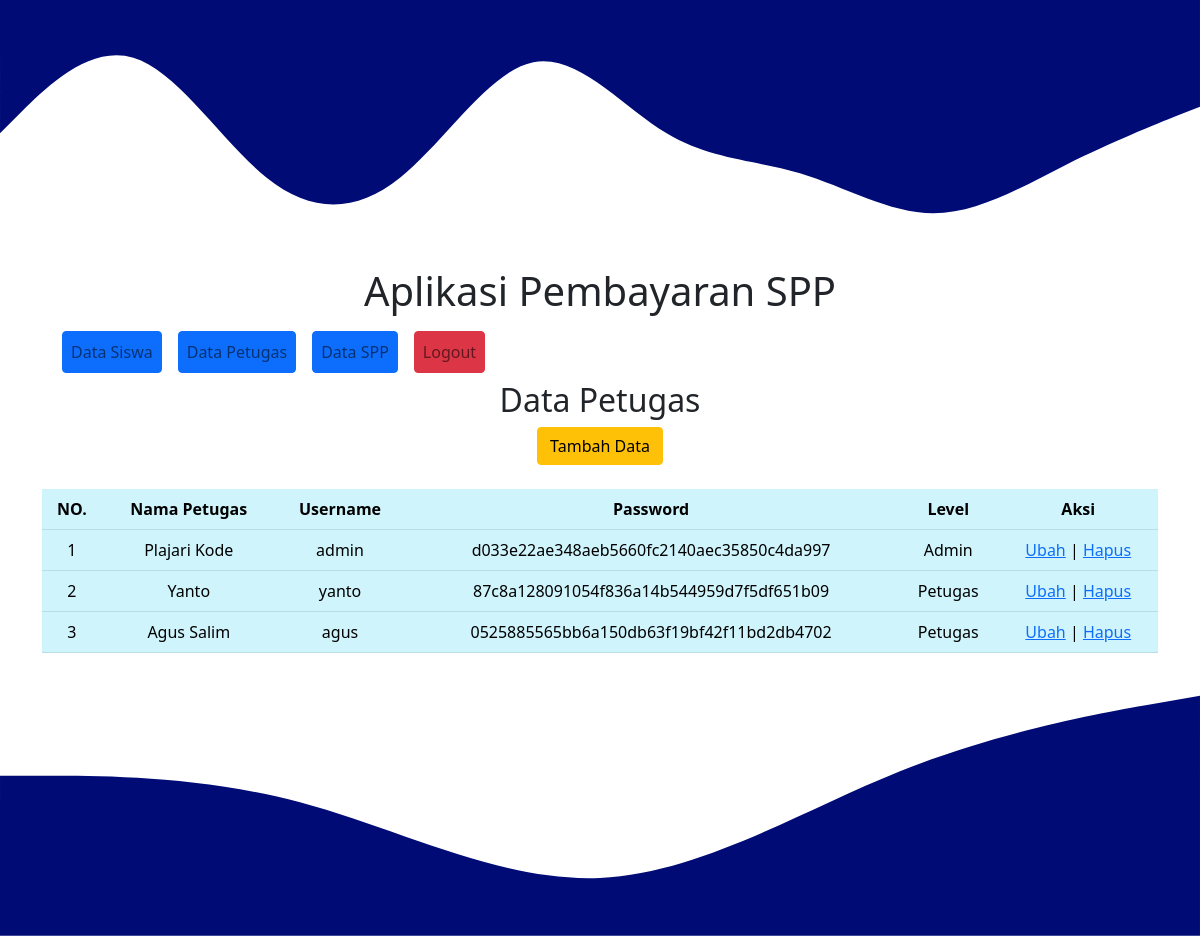
Screenshot of /includes/admin?p=petugas (signed in) with the database file from the repository.
### tables this page shows
CREATE TABLE `tb_petugas` (
  `id_petugas` int(11) NOT NULL,
  `username` varchar(25) NOT NULL,
  `password` varchar(60) NOT NULL,
  `nama_petugas` varchar(100) NOT NULL,
  `level` enum('Admin','Petugas') NOT NULL
);

### config/Koneksi.php (called while the page is built, shortened)
<?php
class Koneksi {
    var $host = 'localhost';
    var $user = 'root';
    var $pass = '';
    var $db_name = 'spp';
    public function __construct() {
        $this->konek = mysqli_connect($this->host, $this->user, $this->pass, $this->db_name);
    }
}

### includes/admin/Admin.php (called while the page is built, shortened)
<?php
require_once '../../config/Koneksi.php';
class Admin extends Koneksi {
    public function getDataPetugas($id) {
        $stmt = mysqli_query($this->konek, "SELECT * FROM tb_petugas WHERE id_petugas = '" . $id . "'");
        return $stmt;
    }
    public function getAllDataPetugas() {
        $stmt = mysqli_query($this->konek, "SELECT * FROM tb_petugas");
        return $stmt;
    }
}

### includes/admin/data-petugas.php (the view, shortened to what this page needs)
<h2>Data Petugas</h2>
<button type="button" class="btn btn-warning" href="?p=tambah-petugas">Tambah Data</button>
<br><br>
<table class="table table-info">
    <tr>
        <th>NO.</th>
        <th>Nama Petugas</th>
        <th>Username</th>
        <th>Password</th>
        <th>Level</th>
        <th>Aksi</th>
    </tr>
    <?php
    $no = 1;
    $rows = $admin->getAllDataPetugas();
    foreach ($rows as $row) :
    ?>
        <tr>
            <td><?= $no++; ?></td>
            <td><?= $row['nama_petugas']; ?></td>
            <td><?= $row['username']; ?></td>
            <td><?= $row['password']; ?></td>
            <td><?= $row['level']; ?></td>
            <td><a href="?p=ubah-petugas&id=<?= $row['id_petugas']; ?>">Ubah</a> | <a href="?p=hapus-petugas&id=<?= $row['id_petugas']; ?>" onclick="return confirm('Yakin data ini akan dihapus?')">Hapus</a></td>
        </tr>
    <?php
    endforeach;
    ?>
</table>

### includes/admin/header.php (shortened to what this page needs)
<?php
require_once 'Admin.php';
$admin = new Admin;
$id = $_SESSION['id'];
$data = $admin->getDataPetugas($id);
?>
<!DOCTYPE html>
<html lang="en">
<head>
    <link href="https://cdn.jsdelivr.net/npm/bootstrap@5.1.3/dist/css/bootstrap.min.css" rel="stylesheet">
</head>
<body>
    <div class="container text-center">
        <h1 href="#">Aplikasi Pembayaran SPP</h1>
        <nav class="navbar navbar-expand-lg navbar-light ">
            <div class="container-fluid">
                <div class="collapse navbar-collapse" id="navbarNav">
                    <ul class="navbar-nav">
                        <li class="nav-item px-2">
                            <a class="nav-link btn btn-primary" href="?p=siswa">Data Siswa</a>
                        </li>
                        <li class="nav-item px-2">
                            <a class="nav-link btn btn-primary" href="?p=petugas">Data Petugas</a>
                        </li>
                        <li class="nav-item px-2">
                            <a class="nav-link btn btn-primary" href="?p=spp">Data SPP</a>
                        </li>
                        <li class="nav-item px-2">
                            <a class="nav-link btn btn-danger" href="?p=logout">Logout</a>
                        </li>
                    </ul>
                </div>
            </div>
        </nav>

### includes/admin/index.php (shortened to what this page needs)
<?php
require_once 'header.php';
if(isset($_GET['p'])) {
    if($_GET['p'] == 'siswa') {
        require_once 'data-siswa.php';
    } elseif($_GET['p'] == 'tambah-siswa') {
        require_once 'tambah-siswa.php';
    } elseif($_GET['p'] == 'ubah-siswa') {
        require_once 'ubah-siswa.php';
    } elseif($_GET['p'] == 'petugas') {
        require_once 'data-petugas.php';
    } elseif($_GET['p'] == 'tambah-petugas') {
        require_once 'tambah-petugas.php';
    } elseif($_GET['p'] == 'ubah-petugas') {
        require_once 'ubah-petugas.php';
    } elseif($_GET['p'] == 'spp') {
        require_once 'data-spp.php';
    } elseif($_GET['p'] == 'tambah-spp') {
        require_once 'tambah-spp.php';
    } elseif($_GET['p'] == 'ubah-spp') {
        require_once 'ubah-spp.php';
    } elseif ($_GET['p'] = 'logout') {
        header('Location: ../../index.php');
        session_destroy();
    }
}
require_once 'footer.php';
?>

### includes/admin/footer.php (shortened to what this page needs)
</div>
</body>
</html>

### rows the page displays
tb_petugas: nama_petugas "Plajari Kode", username "admin", password "d033e22ae348aeb5660fc2140aec35850c4da997", level "Admin"
tb_petugas: nama_petugas "Yanto", username "yanto", password "87c8a128091054f836a14b544959d7f5df651b09", level "Petugas"
tb_petugas: nama_petugas "Agus Salim", username "agus", password "0525885565bb6a150db63f19bf42f11bd2db4702", level "Petugas"
